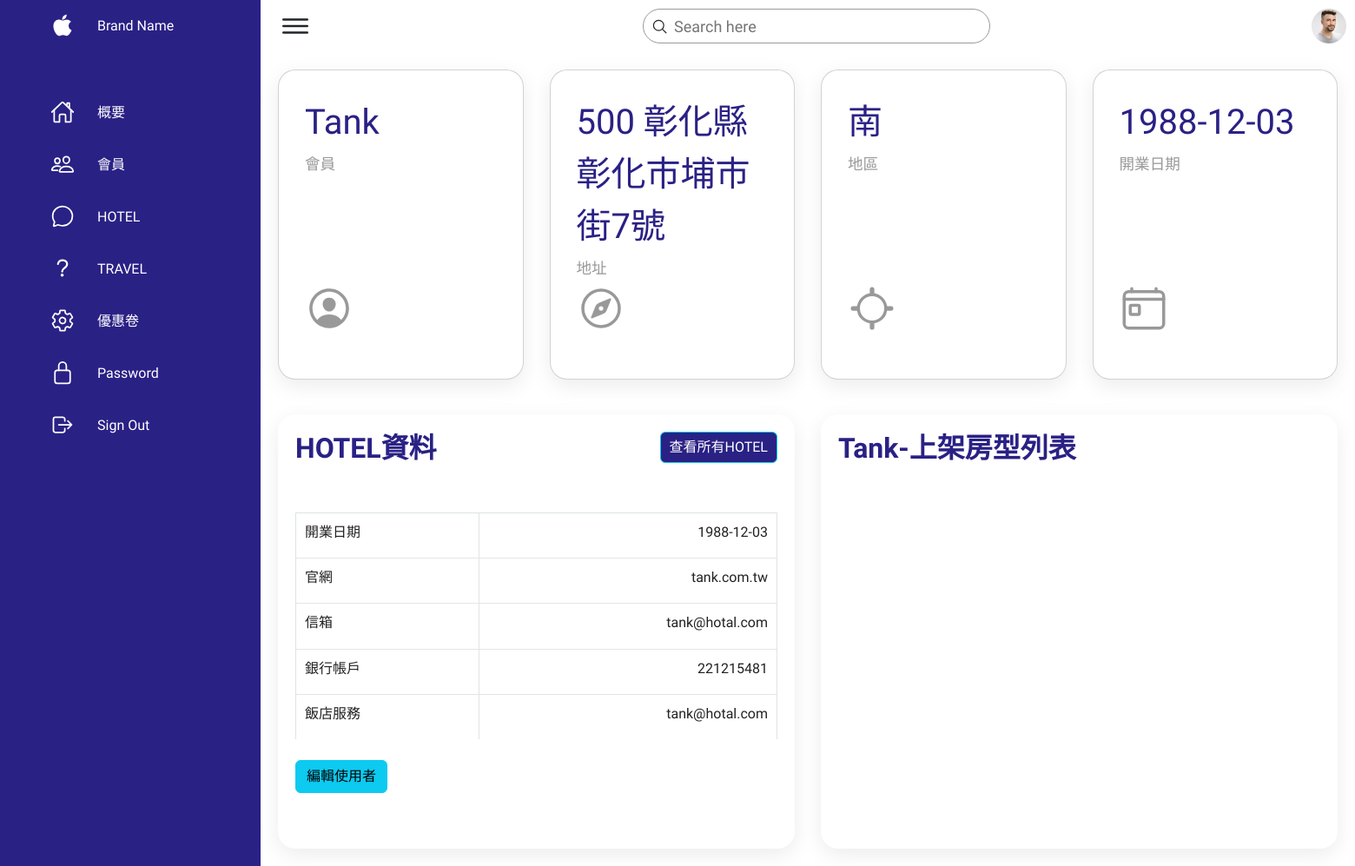
Page /hotel/admin-hotel.php?id=12 on the earlier database version.
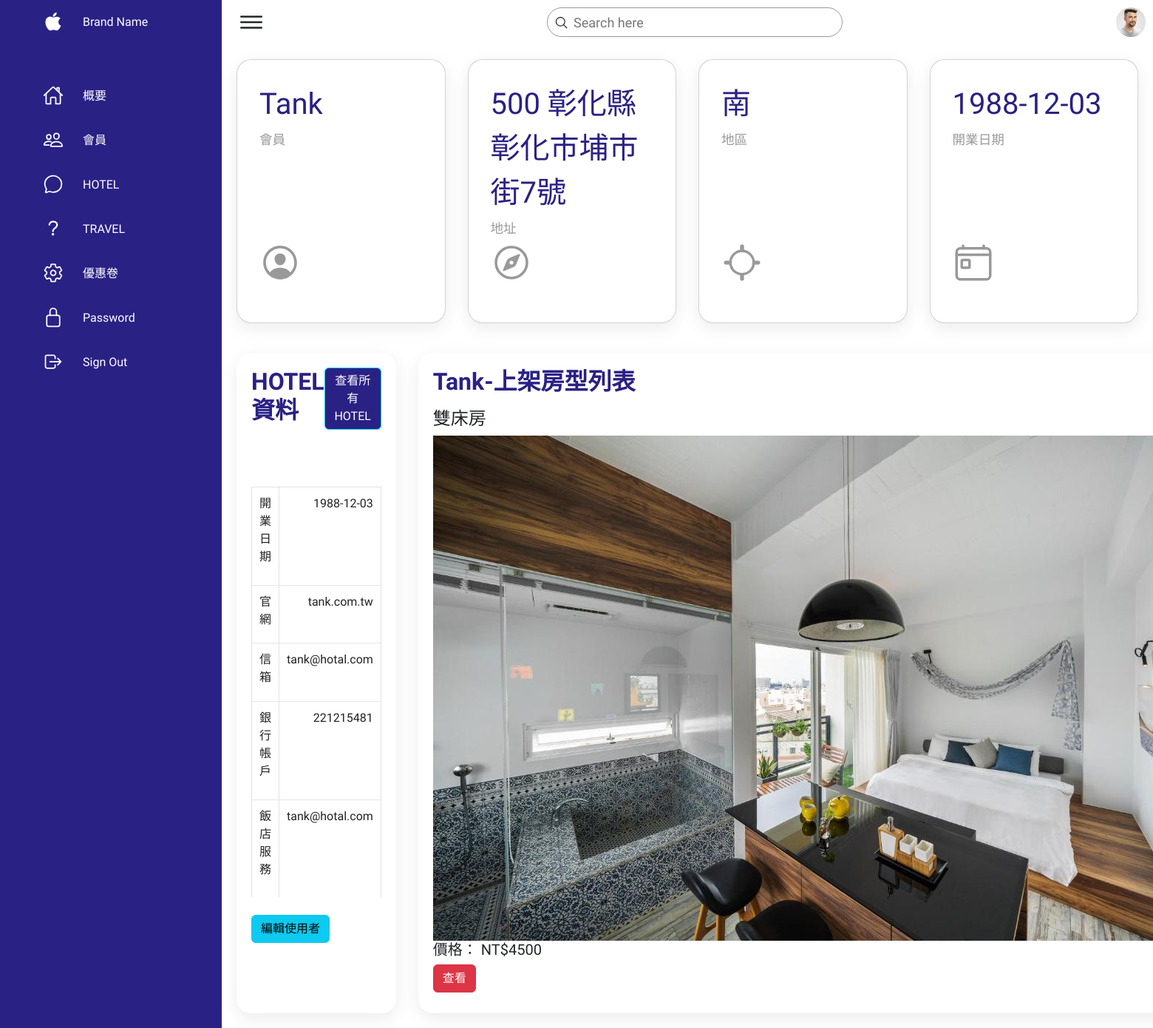
Same page on the later database version.
### tables this page shows
CREATE TABLE `hotel_account` (
  `id` int(20) UNSIGNED NOT NULL,
  `account` varchar(255) NOT NULL COMMENT '飯店帳號',
  `password` varchar(255) NOT NULL COMMENT '飯店密碼',
  `name` varchar(255) NOT NULL COMMENT '負責人',
  `address` varchar(255) NOT NULL COMMENT '地址',
  `company_name` varchar(255) NOT NULL COMMENT '公司名',
  `company_phone` varchar(255) NOT NULL COMMENT '公司電話',
  `stars` int(20) NOT NULL COMMENT '星級',
  `company_banner` varchar(255) NOT NULL COMMENT '公司橫幅圖',
  `area` varchar(255) NOT NULL COMMENT '地區',
  `created_at` datetime NOT NULL COMMENT '建立帳號日期',
  `bank_account` int(20) NOT NULL COMMENT '銀行帳戶',
  `start_date` date NOT NULL COMMENT '開業日期',
  `email` varchar(255) NOT NULL COMMENT '公司信箱',
  `website` varchar(255) NOT NULL COMMENT '官網',
  `introduction` varchar(255) NOT NULL COMMENT '公司簡介',
  `valid` int(20) NOT NULL COMMENT '軟刪除'
);

CREATE TABLE `hotel_room_list` (
  `id` int(20) NOT NULL,
  `owner` varchar(255) NOT NULL COMMENT 'hotel_account.account',
  `room_name` varchar(255) NOT NULL COMMENT '房間名稱',
  `price` int(20) NOT NULL COMMENT '價格',
  `service` int(20) NOT NULL,
  `amount` int(20) NOT NULL COMMENT '賣多少份',
  `picture` varchar(255) NOT NULL COMMENT '宣傳照片',
  `description` varchar(255) NOT NULL COMMENT '房間說明',
  `created_at` datetime NOT NULL,
  `valid` int(20) NOT NULL COMMENT '軟刪除'
);

### hotel/admin-hotel.php (the view, shortened to what this page needs)
<?php
$id = $_GET["id"];
require_once("../db-connect2.php");
$sql = "SELECT * FROM hotel_account WHERE id='$id' AND valid=1";
$result = $conn->query($sql);
$userCount = $result->num_rows;
$sqlHotellist = "SELECT hotel_room_list.*,hotel_account.account FROM hotel_room_list JOIN hotel_account ON hotel_room_list.owner=hotel_account.account WHERE hotel_account.id='$id' AND  hotel_room_list.valid=1 ORDER BY created_at DESC";
$resultHotellist = $conn->query($sqlHotellist);
$row = $result->fetch_assoc();
$rowsHotellist = $resultHotellist->fetch_All(MYSQLI_ASSOC);
?>
<!DOCTYPE html>
<html lang="en">
<head>
    <link href="https://cdn.jsdelivr.net/npm/bootstrap@5.2.1/dist/css/bootstrap.min.css" rel="stylesheet">
    <link rel="stylesheet" href="assets/css/style.css">
</head>
<body>
    <div class="crud-container">
        <div class="navigation">
            <ul>
                <li>
                    <a href="#">
                        <span class="icon">
                            <ion-icon name="logo-apple"></ion-icon>
                        </span>
                        <span class="title">Brand Name</span>
                    </a>
                </li>
                <li>
                    <a href="../home/admin.php">
                        <span class="icon">
                            <ion-icon name="home-outline"></ion-icon>
                        </span>
                        <span class="title">概要</span>
                    </a>
                </li>
                <li>
                    <a href="../admin-user/admin.php">
                        <span class="icon">
                            <ion-icon name="people-outline"></ion-icon>
                        </span>
                        <span class="title">會員</span>
                    </a>
                </li>
                <li>
                    <a href="admin.php">
                        <span class="icon">
                            <ion-icon name="chatbubble-outline"></ion-icon>
                        </span>
                        <span class="title">HOTEL</span>
                    </a>
                </li>
                <li>
                    <a href="../travel/admin-travel.php">
                        <span class="icon">
                            <ion-icon name="help-outline"></ion-icon>
                        </span>
                        <span class="title">TRAVEL</span>
                    </a>
                </li>
                <li>
                    <a href="../coupon/admin.php">
                        <span class="icon">
                            <ion-icon name="settings-outline"></ion-icon>
                        </span>
                        <span class="title">優惠卷</span>
                    </a>
                </li>
                <li>
                    <a href="#">
                        <span class="icon">
                            <ion-icon name="lock-closed-outline"></ion-icon>
                        </span>
                        <span class="title">Password</span>
                    </a>
                </li>
                <li>
                    <a href="../index.php">
                        <span class="icon">
                            <ion-icon name="log-out-outline"></ion-icon>
                        </span>
                        <span class="title">Sign Out</span>
                    </a>
                </li>
            </ul>
        </div>
        <div class="main">
            <div class="topbar">
                <div class="toggle">
                    <ion-icon name="menu-outline"></ion-icon>
                </div>
                <div class="search">
                    <label>
                        <input type="text" placeholder="Search here">
                        <ion-icon name="search-outline"></ion-icon>
                    </label>
                </div>
                <div class="user">
                    <img src="assets/imgs/customer01.jpg" alt="">
                </div>
            </div>
            <div class="cardBox">
                <div class="card">
                    <div>
                        <div class="numbers"><?= $row["account"] ?></div>
                        <div class="cardName">會員
                        </div>
                    </div>
                    <div class="iconBx">
                        <ion-icon name="person-circle-outline"></ion-icon>
                    </div>
                </div>
                <div class="card">
                    <div>
                        <div class="numbers"><?= $row["address"] ?></div>
                        <div class="cardName">地址</div>
                    </div>
                    <div class="iconBx">
                        <ion-icon name="compass-outline"></ion-icon>
                    </div>
                </div>
                <div class="card">
                    <div>
                        <div class="numbers">
                            <?php
                            if ($row["area"] == 0) {
                                echo "北";
                            } else if ($row["area"] == 1) {
                                echo "中";
                            } else if ($row["area"] == 2) {
                                echo "南";
                            } ?>
                        </div>
                        <div class="cardName">地區</div>
                    </div>
                    <div class="iconBx">
                        <ion-icon name="locate-outline"></ion-icon>
                    </div>
                </div>
                <div class="card">
                    <div>
                        <div class="numbers"><?= $row["start_date"] ?></div>
                        <div class="cardName">開業日期</div>
                    </div>
                    <div class="iconBx">
                        <ion-icon name="today-outline"></ion-icon>
                    </div>
                </div>
            </div>
            <div class="details">
                <div class="recentOrders">
                    <div class="cardHeader">
                        <h2>HOTEL資料</h2>
                        <a class="btn btn-info" href="admin.php">查看所有HOTEL</a>
                    </div>
                    <?php if ($userCount == 0) : ?>
                        使用者不存在
                    <?php else : ?>
                        <table class="table table-bordered">
                            <tbody>
                                <tr>
                                    <td>開業日期</td>
                                    <td><?= $row["start_date"] ?></td>
                                </tr>
                                <tr>
                                    <td>官網</td>
                                    <td><?= $row["website"] ?></td>
                                </tr>
                                <tr>
                                    <td>信箱</td>
                                    <td><?= $row["email"] ?></td>
                                </tr>
                                <tr>
                                    <td>銀行帳戶</td>
                                    <td><?= $row["bank_account"] ?></td>
                                </tr>
                                <tr>
                                    <td>飯店服務</td>
                                    <td><?= $row["email"] ?></td>
                                </tr>
                            </tbody>
                        </table>
                        <div class="py-2">
                            <a class="btn btn-info" href="admin-edit-hotel.php?id=<?= $row["id"] ?>">編輯使用者</a>
                        </div>
                    <?php endif; ?>
                </div>
                <div class="recentCustomers">
                    <div class="cardHeader">
                        <h2><?= $row["account"] ?>-上架房型列表</h2>
                    </div>
                    <?php foreach ($rowsHotellist as $product) : ?>
                        <div class="products-items my-2">
                            <div class="titlecard">
                                <div class="products-control">
                                    <h4><?= $product["room_name"] ?></h4>
                                </div>
                                <img src="<?= $product["picture"] ?>" alt="">
                            </div>
                            <div class="products-summary">
                                <h5 class="price">價格：
                                    <span>NT$<?= $product["price"] ?></span>
                                </h5>
                                <a class="btn btn-danger" href="javascript:void(0)">查看</a>
                            </div>
                        </div>
                    <?php endforeach; ?>
                </div>
            </div>
        </div>
    </div>
</body>
</html>

### hotel/assets/css/style.css (style rules this page uses)
* { font-family: "Ubuntu", sans-serif; margin: 0; padding: 0; box-sizing: border-box; }
:root { --blue: #2a2185; --white: #fff; --gray: #f5f5f5; --black1: #222; --black2: #999; }
body { min-height: 100vh; overflow-x: hidden; }
.crud-container { position: relative; width: 100%; }
.navigation { position: fixed; width: 300px; height: 100%; background: var(--blue); border-left: 10px solid var(--blue); transition: 0.5s; overflow: hidden; }
.navigation ul { position: absolute; top: 0; left: 0; width: 100%; }
.navigation ul li { position: relative; width: 100%; list-style: none; border-top-left-radius: 30px; border-bottom-left-radius: 30px; }
.navigation ul li:nth-child(1) { margin-bottom: 40px; pointer-events: none; }
.navigation ul li a { position: relative; display: block; width: 100%; display: flex; text-decoration: none; color: var(--white); }
.navigation ul li a .icon { position: relative; display: block; min-width: 60px; height: 60px; line-height: 75px; text-align: center; }
.navigation ul li a .icon ion-icon { font-size: 1.75rem; }
.navigation ul li a .title { position: relative; display: block; padding: 0 10px; height: 60px; line-height: 60px; text-align: start; white-space: nowrap; }
.main { position: absolute; width: calc(100% - 300px); left: 300px; min-height: 100vh; background: var(--white); transition: 0.5s; }
.topbar { width: 100%; height: 60px; display: flex; justify-content: space-between; align-items: center; padding: 0 10px; }
.toggle { position: relative; width: 60px; height: 60px; display: flex; justify-content: center; align-items: center; font-size: 2.5rem; cursor: pointer; }
.search { position: relative; width: 400px; margin: 0 10px; }
.search label { position: relative; width: 100%; }
.search label input { width: 100%; height: 40px; border-radius: 40px; padding: 5px 20px; padding-left: 35px; font-size: 18px; outline: none; border: 1px solid var(--black2); }
.search label ion-icon { position: absolute; top: 11px; left: 10px; font-size: 1.2rem; }
.user { position: relative; width: 40px; height: 40px; border-radius: 50%; overflow: hidden; cursor: pointer; }
.user img { position: absolute; top: 0; left: 0; width: 100%; height: 100%; object-fit: cover; }
.cardBox { position: relative; width: 100%; padding: 20px; display: grid; grid-template-columns: repeat(4, 1fr); grid-gap: 30px; }
.cardBox .card { position: relative; background: var(--white); padding: 30px; border-radius: 20px; display: flex; justify-content: space-between; cursor: pointer; box-shadow: 0 7px 25px rgba(0, 0, 0, 0.08); }
.cardBox .card .numbers { position: relative; font-weight: 500; font-size: 2.5rem; color: var(--blue); }
.cardBox .card .cardName { color: var(--black2); font-size: 1.1rem; margin-top: 5px; }
.cardBox .card .iconBx { font-size: 3.5rem; color: var(--black2); }
.details { position: relative; width: 100%; padding: 20px; display: grid; grid-template-columns: 1fr 1fr; grid-gap: 30px; }
.details .recentOrders { position: relative; display: grid; min-height: 500px; background: var(--white); padding: 20px; box-shadow: 0 7px 25px rgba(0, 0, 0, 0.08); border-radius: 20px; }
.details .cardHeader { display: flex; justify-content: space-between; align-items: flex-start; }
.cardHeader h2 { font-weight: 600; color: var(--blue); }
.cardHeader .btn { position: relative; padding: 5px 10px; background: var(--blue); text-decoration: none; color: var(--white); border-radius: 6px; }
.details table { width: 100%; border-collapse: collapse; margin-top: 10px; }
.details .recentOrders table tr { color: var(--black1); border-bottom: 1px solid rgba(0, 0, 0, 0.1); }
.details .recentOrders table tr:last-child { border-bottom: none; }
.details .recentOrders table tr td { padding: 10px; }
.details .recentOrders table tr td:last-child { text-align: end; }
.details .recentOrders table tr td:nth-child(2) { text-align: end; }
.recentCustomers { position: relative; display: grid; min-height: 500px; padding: 20px; background: var(--white); box-shadow: 0 7px 25px rgba(0, 0, 0, 0.08); border-radius: 20px; }

### hotel/admin-hotel.php (style rules this page uses)
.search label ion-icon { position: absolute; top: 11px; left: 10px; font-size: 1.2rem; }
.details { grid-template-columns: 1fr 1fr; }

Differences in the rows shown:
added hotel_room_list: room_name "雙床房", picture (picture), price "4500"
